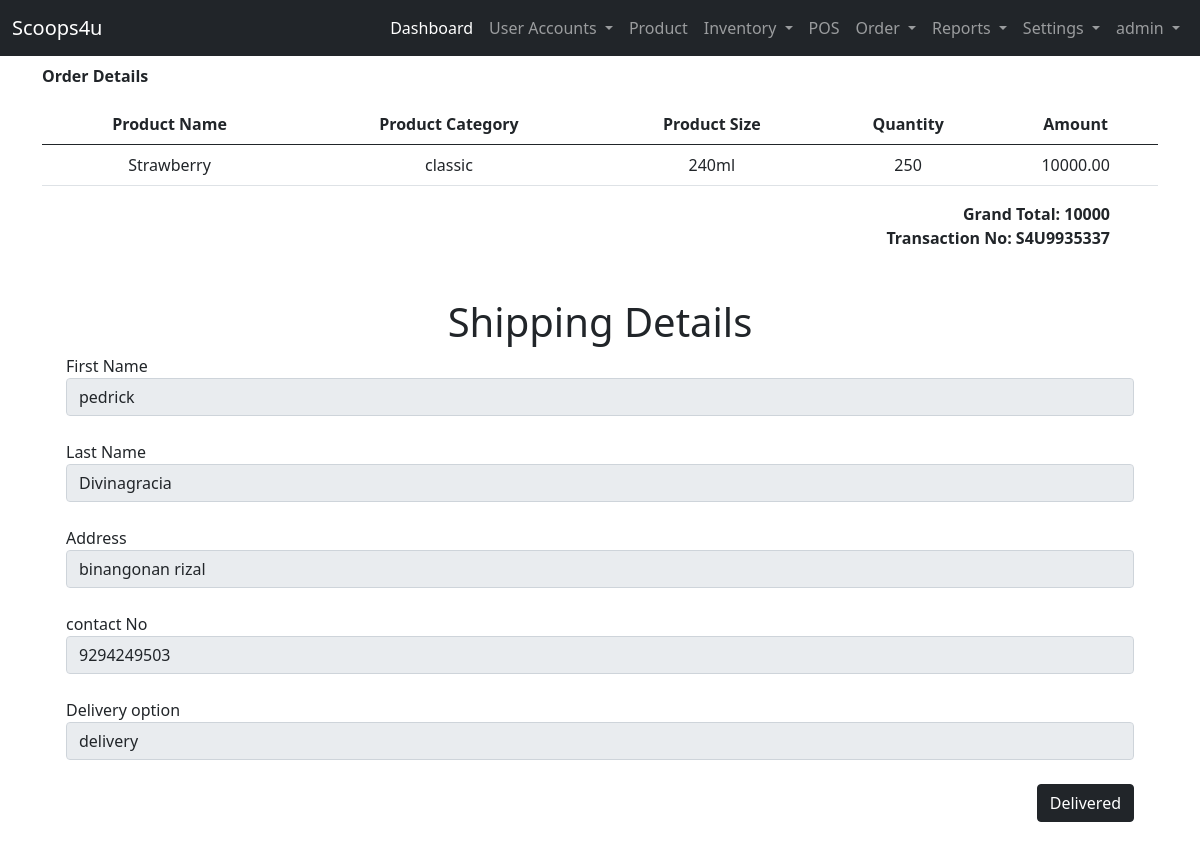
The app's page /rider-site/transaction-view/3/ (signed in) with its own data.
### landing_page/models.py (models this page shows)
class User(AbstractUser):
    ROLE = ((" "," "),("admin","admin"),("staff","staff"),("reseller","reseller"),("rider","rider"))
    STAT = ((" "," "),("active","active"),("inactive","inactive"))
    role = models.CharField(max_length=50, null=True, default=None, choices=ROLE)
    status = models.CharField(max_length=50, null=True, default=None , choices=STAT)

### admin_site/models.py (models this page shows, shortened)
class OrderItem(models.Model):
    OrderItem_transactionNo =  models.CharField(max_length=200, null=True,  verbose_name='Transaction Number')
    OrderItem_category =  models.CharField(max_length=200, verbose_name='Category')
    OrderItem_name=  models.CharField(max_length=200, verbose_name='Product Name')
    OrderItem_unit =  models.CharField(max_length=200, null=True, verbose_name='Unit')
    OrderItem_quantity =  models.CharField(max_length=200, null=True, verbose_name='quantity')
    OrderItem_amount =  models.DecimalField( max_digits=10, decimal_places=2,null=True, verbose_name='Amount')

class Transaction(models.Model):
    ORDERSTATUS = ( ("Pending","Pending"),("Out for Shipping","Out for Shipping"),("Completed","Completed"))
    DELIVERY_OPTION = ( ("pickup","pickup"),("delivery","delivery"))
    transaction_no =  models.CharField(unique=True, max_length=200, null=False,verbose_name='Transaction Number')
    transaction_user = models.CharField(max_length=250, null=True, verbose_name='List Username')
    transaction_fname = models.CharField(max_length=250, null=True, verbose_name='First Name')
    transaction_lname = models.CharField(max_length=250, null=True, verbose_name='Last Name')
    transaction_address = models.TextField(null=False, verbose_name='Address')
    transaction_contactno = models.BigIntegerField( null=True, verbose_name='Contact Number')
    transaction_doption = models.CharField(max_length=250, choices= DELIVERY_OPTION, null=True, verbose_name='Delivery Option')
    transaction_preferred_date = models.CharField(max_length=250,  null=True,   verbose_name='Preferred Date')
    transaction_totalprice =  models.BigIntegerField(null=True, default=0, verbose_name='Total Price')
    created_at =models.DateField(default=timezone.now,  verbose_name='Date Ordered')
    transaction_orderstatus = models.CharField(max_length=250, choices=ORDERSTATUS, null=True, default='Pending',verbose_name='Status')
    transaction_delivered = models.DateTimeField(null=True, blank=True, verbose_name='Delivered Time')

### rider_site/views.py (the view)
# urls.py: path('transaction-view/<int:id>/', views.transaction_view, name='transaction_view'),
@login_required(login_url='landing_page:login')
def transaction_view(request,id):
    if request.method == "GET":
        transaction = Transaction.objects.get(id = id)
        transaction_no = transaction.transaction_no
        list_orderitem = OrderItem.objects.filter(OrderItem_transactionNo = transaction_no).order_by('-id')
        list_total = OrderItem.objects.filter(OrderItem_transactionNo = transaction_no).all().aggregate(data=Sum('OrderItem_amount'))
        context = {
            'list_orderitem':list_orderitem,
            'list_total':list_total,
            'list_transaction':transaction
        }
    return render(request, 'rider_site/orders/view_orders.html', context)

### templates/rider_site/orders/view_orders.html (shortened to what this page needs)
{% extends 'admin_site/base.html' %}
{% block content %}
{% if list_orderitem %}
<table class="table table-hover text-center">
    <p class="fw-bolder">Order Details</p>
    <thead>
        <tr>
            <th>Product Name</th>
            <th>Product Category</th>
            <th>Product Size</th>
            <th>Quantity</th>
            <th>Amount</th>
        </tr>
    </thead>
    <tbody>
        {% for list in list_orderitem %}
        <tr>
            <td>{{ list.OrderItem_name }}</td>
            <td>{{ list.OrderItem_category }}</td>
            <td>{{ list.OrderItem_unit}}</td>
            <td>{{ list.OrderItem_quantity}}</td>
            <td>{{ list.OrderItem_amount }}</td>
        </tr>
        {% endfor %}
    </tbody>
</table>
    <div class="text-end px-5">
        <label style="font-weight: bolder;" > Grand Total:    {{ list_total.data }} </label><br>
        <label style="font-weight: bolder;" > Transaction No:    {{  list_transaction.transaction_no}} </label>
    </div>
    <br>
    <br>
        <div class="container-fluid">
        <h1 class="text-center">Shipping Details</h1>
        <label for="">First Name</label>
        <input type="text"class="form-control" value="{{ list_transaction.transaction_fname }}" disabled>
        <br>
        <label for="">Last Name</label>
        <input type="text"  value="{{ list_transaction.transaction_lname }}" class="form-control" disabled>
        <br>
        <label for="">Address</label>
        <input type="text"  value="{{ list_transaction.transaction_address }}" class="form-control" disabled>
        <br>
        <label for="">contact No</label>
        <input type="text"   value="{{ list_transaction.transaction_contactno }}"class="form-control" disabled>
        <br>
        <label for="">Delivery option</label>
        <input type="text" value="{{ list_transaction.transaction_doption }}" class="form-control" disabled>
        <br>
        <form action="{% url 'rider_site:completed_process' %}" method="POST" class="text-end">
            <button class="btn btn-dark">Delivered</button>
        </form>
        <br>
        <br>
        <br>
    </div>
{% endif %}
{% endblock content %}

### templates/admin_site/base.html (shortened to what this page needs)
{% load static %}
<!DOCTYPE html>
<html lang="en">
<head>
    <link href="https://cdn.jsdelivr.net/npm/bootstrap@5.0.2/dist/css/bootstrap.min.css" rel="stylesheet">
    <link rel="stylesheet" href="{% static 'css/sample.css' %}">
  </head>
<body>
  {% if user.role == "admin"%}
    <nav class="navbar navbar-expand-lg navbar-dark bg-dark">
        <div class="container-fluid">
          <a class="navbar-brand" href="#">Scoops4u</a>
          <div class="collapse navbar-collapse" id="navbarNavDropdown">
            <ul class="navbar-nav ms-auto mb-2 mb-lg-0">
              <li class="nav-item">
                <a class="nav-link active" aria-current="page" href="{% url 'admin_site:dashboard'%}">Dashboard</a>
              </li>
              <li class="nav-item dropdown">
                <a class="nav-link dropdown-toggle" href="#" id="navbarDropdownMenuLink" role="button" data-bs-toggle="dropdown" aria-expanded="false">
                  User Accounts
                </a>
              </li>
              <li class="nav-item">
                <a class="nav-link" href="{%url 'admin_site:list_product' %}">Product</a>
              </li>
              <li class="nav-item dropdown">
                <a class="nav-link dropdown-toggle" href="#" id="navbarDropdownMenuLink" role="button" data-bs-toggle="dropdown" aria-expanded="false">
                  Inventory
                </a>
              </li>
              <li class="nav-item">
                <a class="nav-link" href="{%url 'admin_site:pos' %}">POS</a>
              </li>
              <li class="nav-item dropdown">
                <a class="nav-link dropdown-toggle" href="#" id="navbarDropdownMenuLink" role="button" data-bs-toggle="dropdown" aria-expanded="false">
                  Order
                </a>
              </li>
              <li class="nav-item dropdown">
                <a class="nav-link dropdown-toggle" href="#" id="navbarDropdownMenuLink" role="button" data-bs-toggle="dropdown" aria-expanded="false">
                  Reports
                </a>
              </li>
              <li class="nav-item dropdown">
                <a class="nav-link dropdown-toggle" href="#" id="navbarDropdownMenuLink" role="button" data-bs-toggle="dropdown" aria-expanded="false">
                  Settings
                </a>
              </li>
              <li class="nav-item dropdown">
                <a class="nav-link dropdown-toggle" href="#" id="navbarDropdownMenuLink" role="button" data-bs-toggle="dropdown" aria-expanded="false">
                  {{ user }}
                </a>
              </li>
            </ul>
          </div>
        </div>
      </nav>
  {% endif %}
      <div class="container">
        <div class="row mt-2">
            <div class="col-lg-12">
                {% block content %}
                {% endblock content %}
            </div>
        </div>
      </div>
</body>
</html>

### records on screen
User: username "admin"
OrderItem: OrderItem_name "Strawberry", OrderItem_category "classic", OrderItem_unit "240ml", OrderItem_quantity "250", OrderItem_amount "10000.00"
Transaction: transaction_no "S4U9935337", transaction_fname "pedrick", transaction_lname "Divinagracia", transaction_address "binangonan rizal", transaction_contactno "9294249503", transaction_doption "delivery"

### other values on screen
{{ list_total.data }} "10000"
